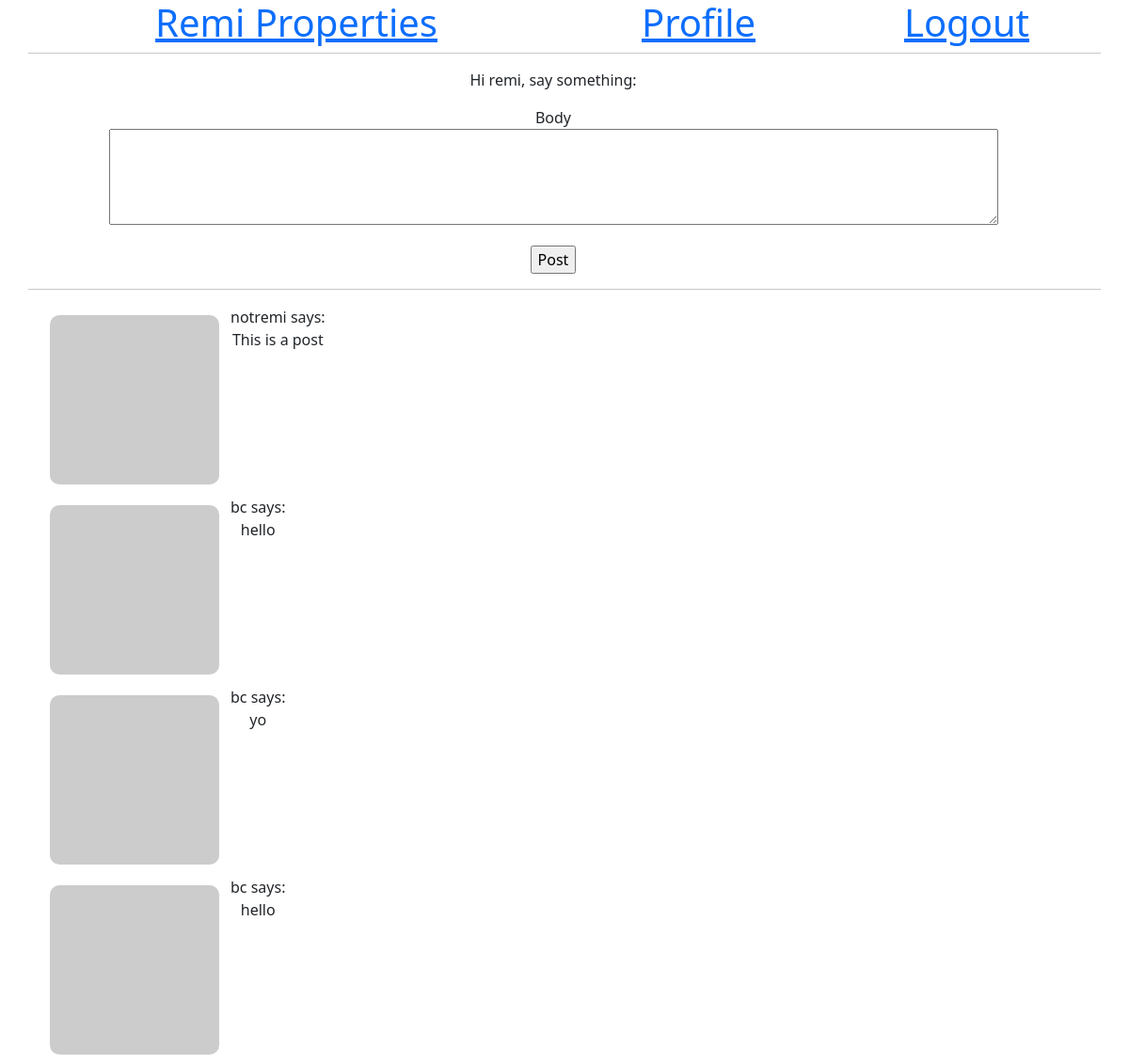
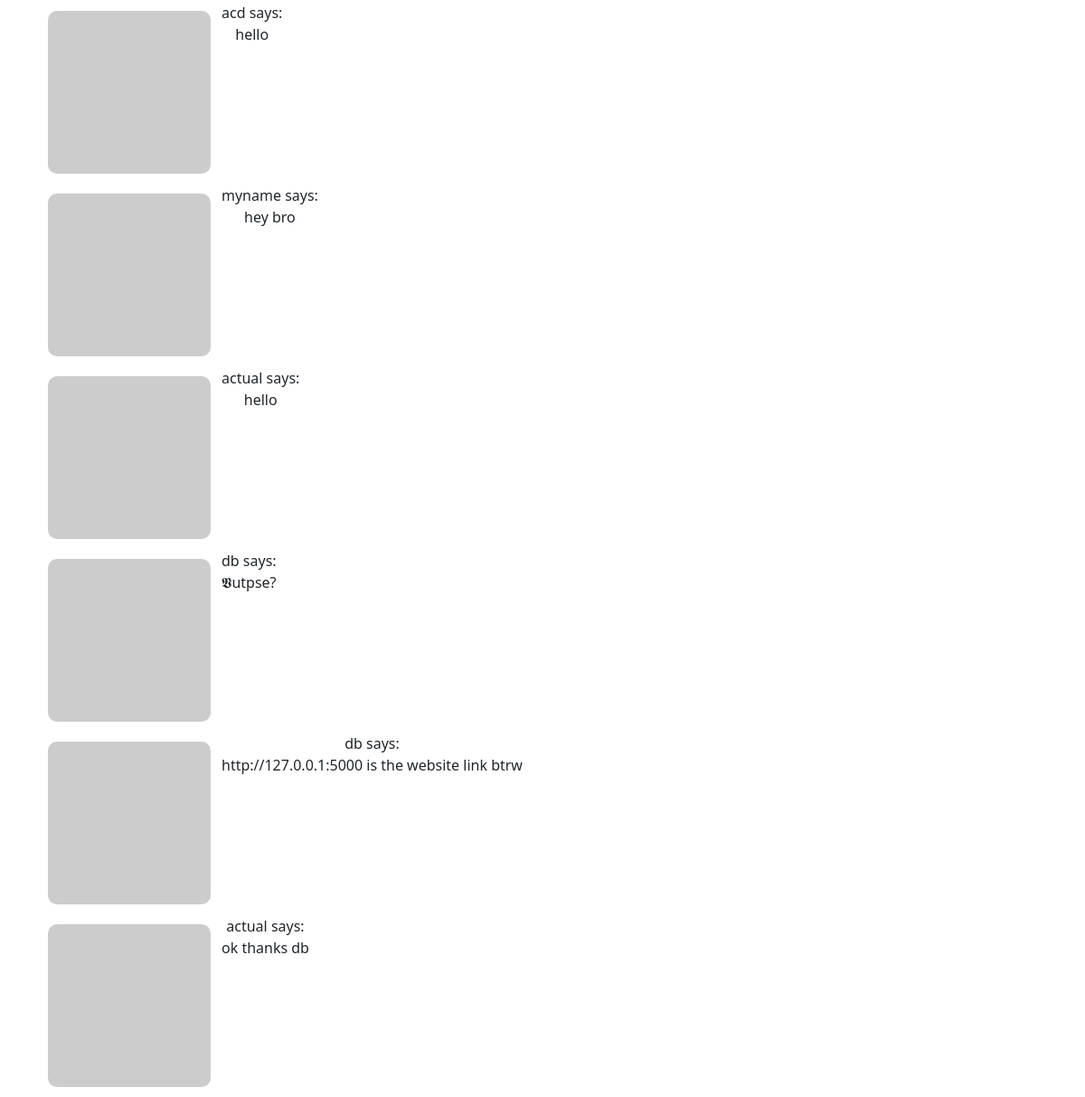
Screenshot of /home (signed in) with the database file from the repository (2 pictures, top to bottom).
### app/models.py (models this page shows, shortened)
class User(UserMixin ,db.Model):
    id = db.Column(db.Integer, primary_key=True)
    username = db.Column(db.String(64), index=True, unique=True)
    email = db.Column(db.String(120), index=True, unique=True)
    password_hash = db.Column(db.String(128))
    posts = db.relationship('Post', backref='author', lazy='dynamic')
    about_me = db.Column(db.String(140))
    last_seen = db.Column(db.DateTime, default=datetime.now)
    def avatar(self, size):
        digest = md5(self.email.lower().encode('utf-8')).hexdigest()
        return f'https://www.gravatar.com/avatar/{digest}?d=monsterid&s={size}'

class Post(db.Model):
    id = db.Column(db.Integer, primary_key=True)
    body = db.Column(db.String(300))
    timestamp = db.Column(db.DateTime, index=True, default=datetime.now)
    user_id = db.Column(db.Integer, db.ForeignKey('user.id'))

### app/routes.py (the view)
@app.route('/index', methods=['GET', 'POST'])
@app.route('/home', methods=['GET', 'POST'])
@login_required
def index():
    form = PostForm()
    if form.validate_on_submit():
        post = Post(body=form.body.data, author=current_user)
        db.session.add(post)
        db.session.commit()
        flash('Your post is live!')
        return redirect(url_for('index'))
    posts = Post.query.all()
    return render_template(
        'index.html',
        title='Home',
        form=form,
        posts=posts)

### app/forms.py
class PostForm(FlaskForm):
    body = TextAreaField('Body', validators=[DataRequired()])
    submit = SubmitField('Post')

### app/models.py (called while the page is built)
@login.user_loader
def load_user(id):
    return User.query.get(int(id))

### app/routes.py (called while the page is built)
@app.before_request
def before_request():
    if current_user.is_authenticated:
        current_user.last_seen = datetime.now()
        db.session.commit()

### app/templates/index.html (shortened to what this page needs)
{% extends "base.html" %}
{% block content %}
<div class="row">
    <div class="col-md-12">
        <p>
            Hi {{ current_user.username }}, say something:
        </p>
        <form action="" method="post" novalidate>
            <p>
                {{ form.body.label }} <br>
                {{ form.body(cols=100, rows=4) }} <br>
            </p>
            <p>
                {{ form.submit() }}
            </p>
        </form>
    </div>
    </div>
    <hr>
    <div class="row index">
        <div class="col-md-12">
            {% for post in posts %}
                {% if post %}
                    <table>
                        <tr valign="top">
                            <td><img src="{{ post.author.avatar(36) }}" alt="user avatar"></td>
                            <td>{{ post.author.username }} says: <br>{{post.body}}</td>
                        </tr>
                    </table>
                {% endif %}
            {% endfor %}
        </div>
    </div>
{% endblock %}

### app/static/css/styles.css (style rules this page uses)
.index img { width: 200px; length: 100px; border-radius: 20px; padding: 10px; }

### rows the page displays
User: username "remi"
Post: author.username "notremi", body "This is a post"
Post: author.username "bc", body "hello"
Post: author.username "bc", body "yo"
Post: author.username "bc", body "hello"
Post: author.username "acd", body "hello"
Post: author.username "myname", body "hey bro"
Post: author.username "actual", body "hello"
Post: author.username "db", body "𝖁utpse?"
Post: author.username "db", body "http://127.0.0.1:5000 is the website link btrw"
Post: author.username "actual", body "ok thanks db"
